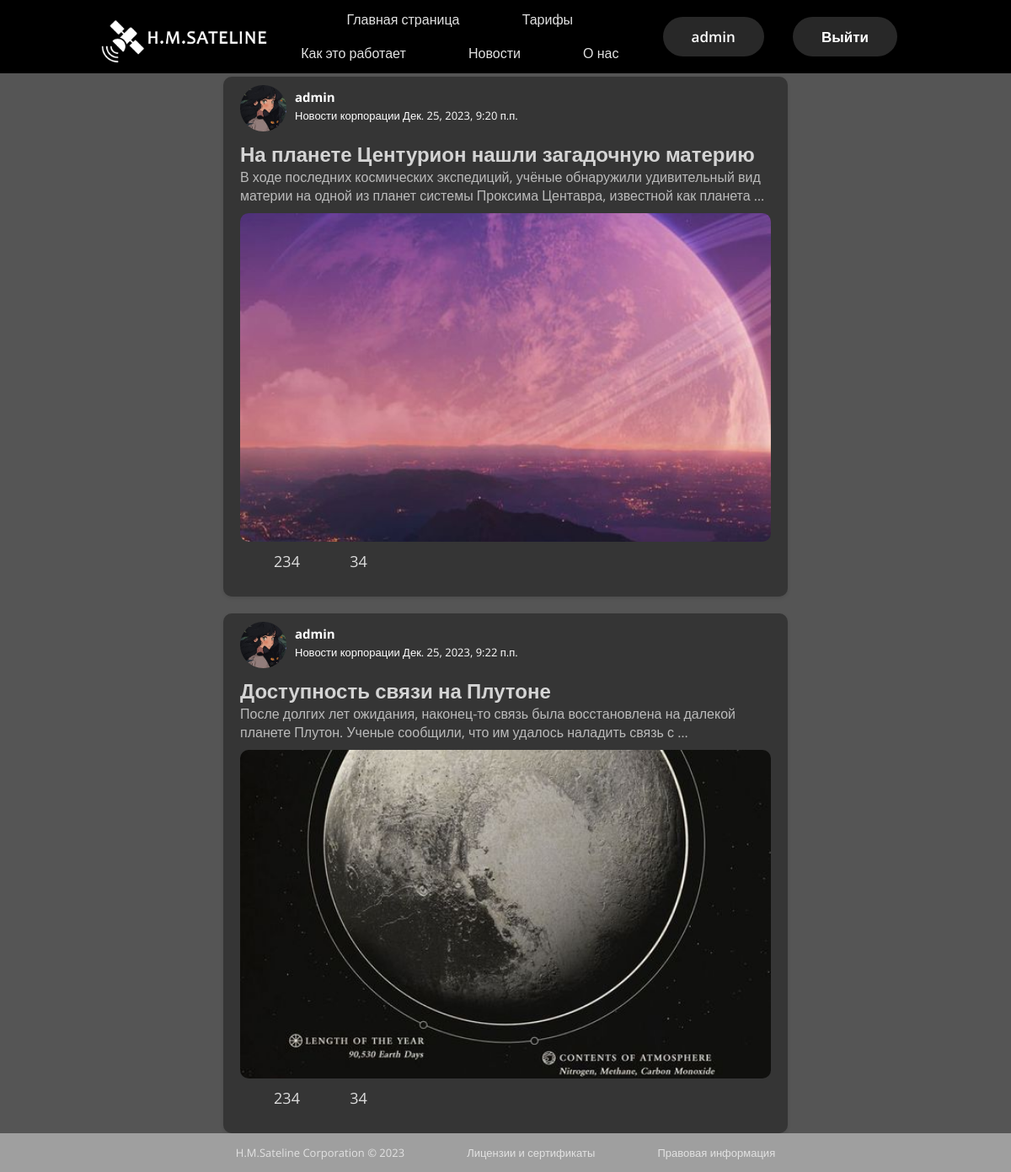
Page /news/ (signed in) on the committed database.
### personal/models.py (models this page shows)
class CustomUser(AbstractUser):
    MAN = 'Муж.'
    WOMAN = 'Жен.'
    SHREK = 'Шрек'
    SEXS = [
        (MAN, 'Мужчина'),
        (WOMAN, 'Женщина'),
        (SHREK, 'Шрек'),
    ]
    sex = models.CharField(
        'Пол',
        max_length=5,
        choices=SEXS,
        default=SHREK,
    )
    avatar = models.ImageField(
        'Аватар',
        blank=True,
        null=True,
        upload_to='avatars/',# Изменено на upload_to с путем к папке 'avatars/'
        default='defaults/default-avatar.jpg',
    )

### news/models.py (models this page shows, shortened)
class News(models.Model):
    title = models.CharField(max_length=128, verbose_name='Название новости')
    text = models.CharField(max_length=5000, verbose_name='Текст новости')
    created_at = models.DateTimeField(auto_now_add=True)
    modified_at = models.DateTimeField(null=True, blank=True, auto_now=True)
    author = models.ForeignKey(
        settings.AUTH_USER_MODEL,
        on_delete=models.CASCADE,
    )
    image = models.ImageField('Картинка', upload_to='post_image', blank=True)
    category = models.ForeignKey(
        Category,
        verbose_name='Категория',
        on_delete=models.SET_NULL,
        null=True,
        related_name='category'
    )
    class Meta:
        ordering=('created_at',)
        verbose_name_plural = 'Новости'
        verbose_name = 'Новость'

class Category(models.Model):
    title = models.CharField(
        verbose_name='Заголовок',
        max_length=256
    )
    description = models.TextField(
        verbose_name='Описание',
    )
    slug = models.SlugField(
        verbose_name='Идентификатор',
        help_text=('Идентификатор страницы для URL; разрешены символы '
                   'латиницы, цифры, дефис и подчёркивание.'),
        unique=True
    )
    class Meta:
        verbose_name = 'категория'
        verbose_name_plural = "Категории"
    def __str__(self):
        return self.title

### news/views.py (the view)
# urls.py: path('', views.NewsListView.as_view(), name='news-list'),
class NewsListView(ListView):
    model = News
    template_name = 'news/list.html'
    def get_queryset(self):
        return self.model.objects.prefetch_related(
            'comment_set'
        )[:settings.NEWS_COUNT_ON_HOME_PAGE]

### templates/news/list.html
{% extends "base.html" %}
{% load static %}
{% block content %}
    <section class="container-news">
    {% for news in news_list  %}
        <div class="news-item">
            <div class="news-author-container">
                <div class="news-author-img">
                    <img src={{ news.author.avatar.url }} alt="Профиль пользователя" class="avatar-image">
                </div>
                <div class="news-author-category-date">
                    <div class="news-author-username">
                        <p><a href="{% url "personal:personal-detail" %}">{{ news.author.username }}</a></p>
                    </div>
                    <div class="news-category-date">
                        <p>{{ news.category }}</p>
                        <p>&nbsp;</p>
                        <p>{{ news.created_at }}</p>
                    </div>
                </div>
            </div>
            <div class="news-text-container">
                <h2 class="news-title">{{ news.title }}</h2>
                <p class="news-content">
                    {{ news.text|truncatewords:20 }}
                </p>
                <div class='news-image-container'>
                    <img src="{{ news.image.url }}" alt="{{ news.title }}">
                </div>
            </div>
            <div class="news-reaction-container">
                <button class="news-reaction-button">
                    <div class="news-like-button">
                        <ion-icon name="rocket-outline"></ion-icon>
                        <p>234</p>
                    </div>
                </button>
                <button class="news-reaction-button">
                    <div class="news-comment-button">
                        <ion-icon name="chatbox-outline"></ion-icon>
                        <p>34</p>
                    </div>
                </button>
            </div>
        </div>
    {% endfor %}
    </section>
{% endblock %}

### templates/includes/header.html
{% load static %}
<section class="header">
    <nav class="nav">
        <a href="{% url "home:homepage" %}"><img src={% static "img/logotype.png" %}></a>
        <div class="nav-links">
            <ul>
                <li><a href="{% url "home:homepage" %}">Главная страница</a></li>
                <li><a href="{% url "plans:plans-list" %}">Тарифы</a></li>
                <li><a href="#">Как это работает</a></li>
                <li><a href="{% url "news:news-list" %}">Новости</a></li>
                <li><a href="#">О нас</a></li>
            </ul>
        </div>
        <div class="authorization-form">
            <ul>
                {% if user.is_authenticated %}
                <li><a href="{% url "personal:personal-detail" %}">{{ user.username }}</a></li>
                <li><a href="{% url 'logout' %}">Выйти</a></li>
                {% else %}
                <li><a href="{% url 'login' %}">Вход</a></li>
                <li><a href="{% url 'registration' %}">Регистрация</a></li>
                {% endif %}
            </ul>
        </div>
    </nav>
</section>

### static_dev/css/style.css (style rules this page uses)
* { margin: 0; padding: 0; font-family: 'Open Sans', sans-serif; }
.header { background-color: #000; overflow: hidden; position: fixed; top: 0; z-index: 100; width: 100%; }
.body { background-image: url(../img//background-second.png); background-size: cover; }
.nav { display: flex; padding: 0.3% 10%; justify-content: space-between; align-items: center; }
.nav img { width: 200px; filter: brightness(0) invert(1); margin-top: 12px; }
.nav-links { flex: 1; text-align: center; }
.nav-links ul li { list-style: none; display: inline-block; padding: 8px 35px; position: relative; }
.nav-links ul li a { color: #e2e2e2; text-decoration: none; font-size: 16px; }
.nav-links ul li::after { content: ''; width: 0%; height: 2px; background: #09cff8; display: block; margin: auto; transition: 0.5s; }
.authorization-form { text-align: right; }
.authorization-form ul li { list-style: none; display: inline-block; padding: 8px 15px; position: relative; }
.authorization-form ul li a { color: #ffffff; text-decoration: none; font-size: 17px; border-radius: 100px; padding: 12px 34px; background: #ffffff28; position: relative; font-weight: 600; }
button { width: 100%; padding: 10px; background-color: #5f9ea0; border: none; border-radius: 4px; color: white; font-size: 16px; cursor: pointer; transition: background-color 0.3s ease; }
.avatar-image { border-radius: 10%; width: 300px; height: 300px; object-fit: cover; margin-bottom: 10px; }
.container-news { min-height: 50vh; overflow: hidden; background-color: #222222c4; display: flex; flex-direction: column; justify-content: center; }
.news-item { width: 630px; background: #353535; display: flex; flex-direction: column; margin: 10px auto; padding: 20px; border-radius: 10px; box-shadow: 0 2px 4px rgba(0, 0, 0, 0.1); }
.news-item img { width: 100%; height: auto; object-fit: cover; margin-top: 10px; margin-bottom: 20px; display: flex; border-radius: inherit; }
.news-author-container { display: flex; width: 80%; height: 55px; align-items: flex-end; color: white; }
.news-author-container p { font-size: 13px; }
.news-author-username p a { font-size: 15px; font-weight: bold; text-decoration: none; color: white; }
.news-reaction-container { display: flex; flex-direction: row; gap: 5px; }
.news-reaction-container p { font-size: 18px; padding-bottom: 10px; }
.news-reaction-button { display: flex; background-color: transparent; align-items: center; justify-content: center; border: none; width: 80px; height: 35px; color: rgb(221, 221, 221); overflow: hidden }
.news-reaction-button ion-icon { width: 24px; height: 24px; margin-bottom: 5px; }
.news-like-button, .news-comment-button { display: flex; gap: 7px; align-items: center; }
.news-text-container { display: flex; flex-direction: column; }
.news-image-container { border-radius: 10px; width: 100%; height: 400px; margin-bottom: 10px; overflow: hidden; }
.news-image-container img { width: 100%; height: 100%; object-fit: cover; }
.news-author-img img { border-radius: 50%; height: 55px; width: 55px; margin-bottom: 10px; }
.news-author-category-date { display: flex; flex-direction: column; align-content:flex-start; padding-left: 10px; padding: 10px; margin-bottom: 10px; gap: 3px; }
.news-category-date { display: flex; flex-direction: row; align-items: center; }
.news-title { margin: 0; padding: 0; color: #d4d4d4; }
.news-content { color: #bbbbbb; }
.news-item:first-child { margin-top: 10ch; }
.news-item:last-child { margin-bottom: auto; }

### rows in the picture
CustomUser: username "admin"
News: author.avatar (picture), author.username "admin", category "Новости корпорации", created_at "Дек. 25, 2023, 9:20 п.п.", title "На планете Центурион нашли загадочную материю", text "В ходе последних космических экспедиций, учёные обнаружили удивительный вид материи на одной из планет системы Проксима Центавра, известной как планета …", image (picture)
News: author.avatar (picture), author.username "admin", category "Новости корпорации", created_at "Дек. 25, 2023, 9:22 п.п.", title "Доступность связи на Плутоне", text "После долгих лет ожидания, наконец-то связь была восстановлена на далекой планете Плутон. Ученые сообщили, что им удалось наладить связь с …", image (picture)
